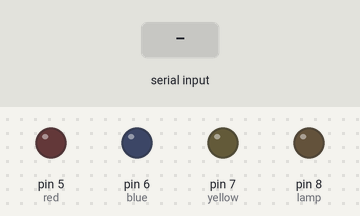
Recording of a sketch running on a simulated Arduino Uno, built with avr-gcc and run on an emulated ATmega328P. Shown: output pins drawn as LEDs (lit = HIGH). The test bench sets the inputs (shaded band). What the sketch prints to the serial monitor is not drawn.

Above: at 1.2 s.
1.3 s: "u" received over the second serial link
At 2.5 s:
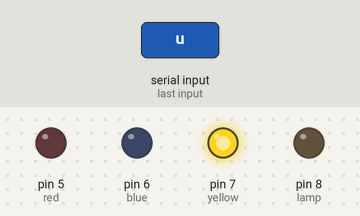
2.8 s: "h" received over the second serial link
At 3.8 s:
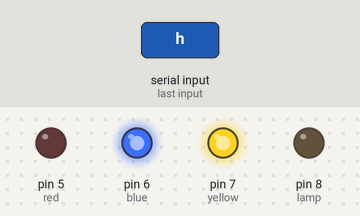
4.3 s: "k" received over the second serial link
At 5.0 s:
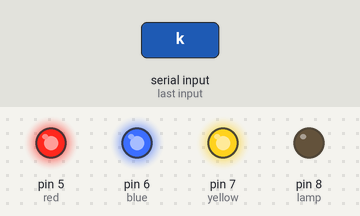
5.8 s: "1" received over the second serial link
At 6.1 s:
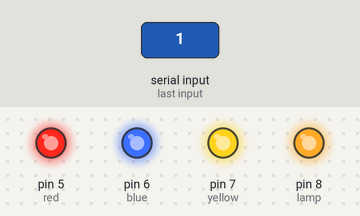
7.3 s: "u" received over the second serial link
At 8.4 s:
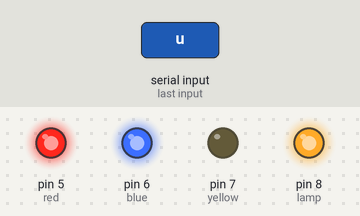
8.8 s: "0" received over the second serial link
At 9.6 s:
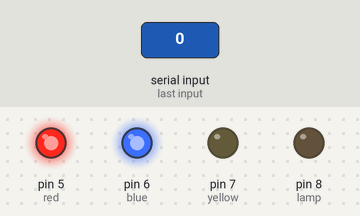
Timing chart, 0 to 11.3 s (numbered marks = the images above; inputs shaded):
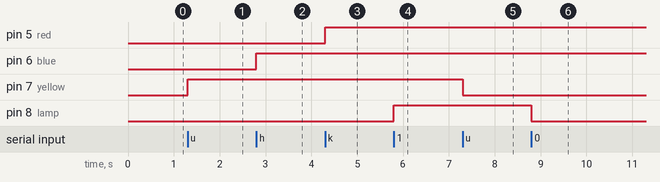

The sketch:

Bluetooth_Project_UART_Virtual.ino
```cpp
#include <SoftwareSerial.h>

// Declaración de los pines del Arduino
#define lamp 8
#define yellow 7
#define blue 6
#define red 5
#define RX 10
#define TX 11
SoftwareSerial BT(RX, TX); //Crea un UART por Software


//Initial state
bool state_yellow = LOW;
bool state_blue = LOW;
bool state_red = LOW;

void setup() {
  Serial.begin(9600); //Velocidad de Monitor Serial
  BT.begin(9600); //Velocidad Hc-05

  //Configura los pines de salida
  for(int i=5;i<=8;i++){
    pinMode(i, OUTPUT);
    digitalWrite(i, LOW);
  }

}

void loop() {
  char crt; //Variable caracter que recibe los datos via Bluetooth

  //Preguntar si hay dato disponible en el puerto serial
  if(BT.available()){
    crt = BT.read();
    Serial.write(crt);

    // Preguntar si se activó el led Amarillo
    if(crt == 'u'){
      state_yellow = !state_yellow; // Cambia el estado de la variable bool
      digitalWrite(yellow, state_yellow);
    }

    // Preguntar si se activó el led Azul
    if(crt == 'h'){
      state_blue = !state_blue; // Cambia el estado de la variable bool
      digitalWrite(blue, state_blue);
    }

    // Preguntar si se activó el led Rojo
    if(crt == 'k'){
      state_red = !state_red; // Cambia el estado de la variable bool
      digitalWrite(red, state_red);
    }

    //Encender la Lampara
    if(crt == '1')
      digitalWrite(lamp, HIGH);

    if(crt == '0')
      digitalWrite(lamp, LOW);

  }

  //Mostrar en el monitor Serial el chat o el terminal de la app
  if (Serial.available()){
    crt = Serial.read();
    Serial.write(crt);
    BT.write(crt);
  }

}
```

Measured:
- after the input at 1.3 s, pin 7 (yellow): LOW → HIGH at once
- after the input at 2.8 s, pin 6 (blue): LOW → HIGH at once
- after the input at 4.3 s, pin 5 (red): LOW → HIGH at once
- after the input at 5.8 s, pin 8 (lamp): LOW → HIGH at once
- after the input at 7.3 s, pin 7 (yellow): HIGH → LOW at once
- after the input at 8.8 s, pin 8 (lamp): HIGH → LOW at once
